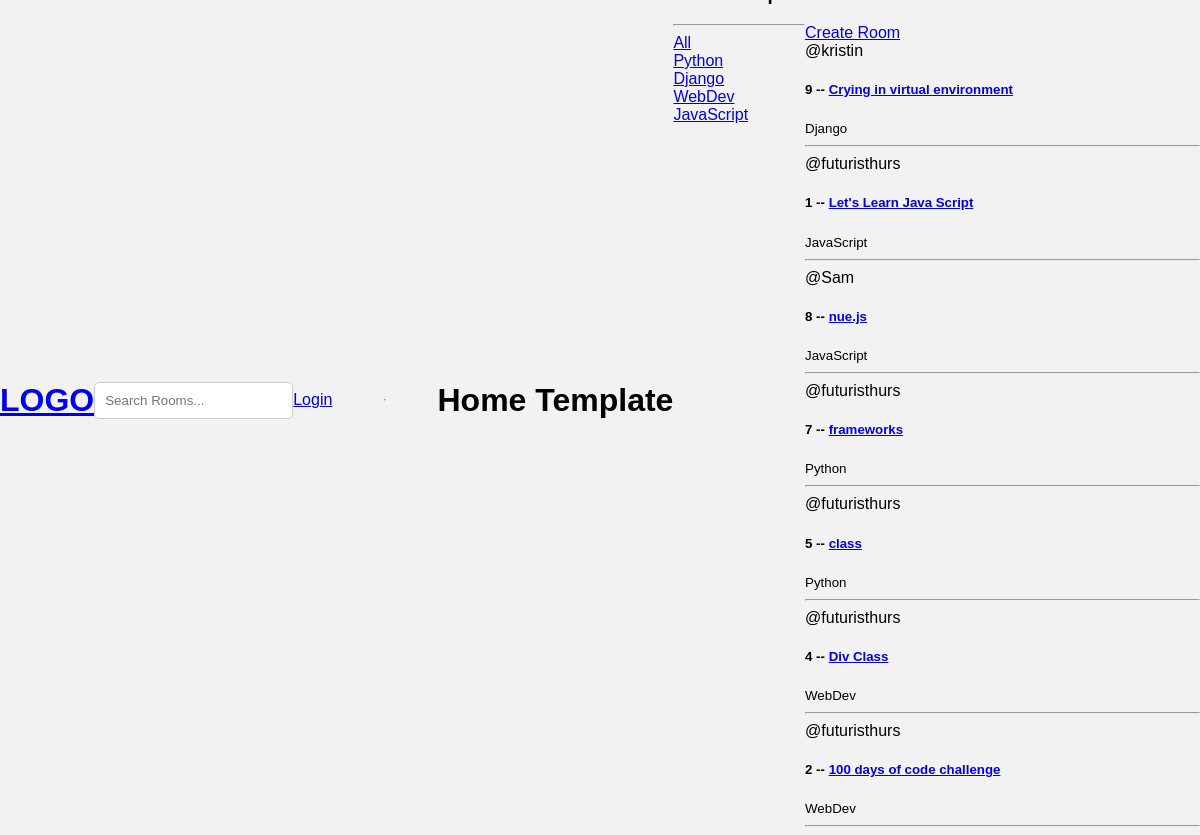
The page / on the database its author committed.
### base/models.py (models this page shows, shortened)
class Topic(models.Model):
    name = models.CharField(max_length=255)

class Room(models.Model):
    host = models.ForeignKey(User, on_delete=models.SET_NULL, null=True)
    topic = models.ForeignKey(Topic, on_delete=models.SET_NULL, null=True)
    name = models.CharField(max_length= 255)
    description = models.CharField(max_length=255, null=True, blank=True)
    participants = models.ManyToManyField(User, related_name='participants', blank=True)
    updated = models.DateTimeField(auto_now=True)
    created = models.DateTimeField(auto_now_add=True)
    class Meta:
        ordering = ('-updated', '-created')

### base/views.py (the view)
# urls.py: 2. Add a URL to urlpatterns:  path('', views.home, name='home')
def home(request):
    q = request.GET.get('q') if request.GET.get('q') != None else ''
    rooms = Room.objects.filter(
        Q(topic__name__icontains=q)|
        Q(name__icontains=q)|
        Q(description__icontains=q)
    )
    topics = Topic.objects.all()
    rooms_count = rooms.count()
    context = {'rooms':rooms, 'topics':topics, 'rooms_count':rooms_count}
    return render(request,'base/home.html', context)

### base/templates/base/home.html (shortened to what this page needs)
{% extends 'main.html' %}
{% block content %}
<h1>Home Template</h1>
<div class="home-container">
    <div>
        <h3>Browse Topics</h3>
        <hr>
        <div>
            <a href="{% url 'home' %}">All</a>
        </div>
        {% for topic in topics %}
            <div>
                <a href="{% url 'home' %}?q={{topic.name}}">{{topic.name}} </a>
            </div>
        {% endfor %}
    </div>
    <div>
        <a href= "{% url 'create-room' %}">Create Room</a>
        <div>
            {% for room in rooms %}
                <div>
                    <span>@{{room.host.username}}</span>
                    <h5>{{room.id}} -- <a href="{% url 'room' room.id%}">{{room.name}}</a></h5>
                    <small>{{room.topic.name}}</small>
                    <hr>
                </div>
            {% endfor %}
        </div>
    </div>
</div>
{% endblock content%}

### templates/main.html (shortened to what this page needs)
<!DOCTYPE html>
{% load static %}
<html lang="en">
<head>
    <link rel='stylesheet' type='text/css' media='screen' href="{% static 'styles/main.css' %}">
</head>
<body>
    {% include 'navbar.html' %}
    {% block content %}
    {% endblock %}
</body>
</html>

### templates/navbar.html
<a href="/">
    <h1>LOGO</h1>
</a>
<form method="GET" action="{% url 'home' %}">
    <input type="text" name="q" placeholder="Search Rooms..."/>
</form>
{% if request.user.is_authenticated %}
<p>Hello {{request.user}} </p>
<a href="{% url 'logout' %}">Logout</a>
{% else %}
<a href="{% url 'login' %}">Login</a>
{% endif %}
<hr>

### static/styles/main.css (style rules this page uses)
body { font-family: Arial, sans-serif; background-color: #f2f2f2; margin: 0; display: flex; justify-content: center; align-items: center; height: 100vh; }
input[type="text"], input[type="password"] { width: 100%; padding: 10px; margin: 10px 0; border: 1px solid #ccc; border-radius: 5px; box-sizing: border-box; }

### base/templates/base/home.html (style rules this page uses)
.home-container { display: grid; grid-template-columns: 1fr 3fr; }

### rows shown on the page
Topic: name "Python"
Topic: name "Django"
Topic: name "WebDev"
Topic: name "JavaScript"
Room: host.username "kristin", id "9", name "Crying in virtual environment", topic.name "Django"
Room: host.username "futuristhurs", id "1", name "Let's Learn Java Script", topic.name "JavaScript"
Room: host.username "Sam", id "8", name "nue.js", topic.name "JavaScript"
Room: host.username "futuristhurs", id "7", name "frameworks", topic.name "Python"
Room: host.username "futuristhurs", id "5", name "class", topic.name "Python"
Room: host.username "futuristhurs", id "4", name "Div Class", topic.name "WebDev"
Room: host.username "futuristhurs", id "2", name "100 days of code challenge", topic.name "WebDev"
